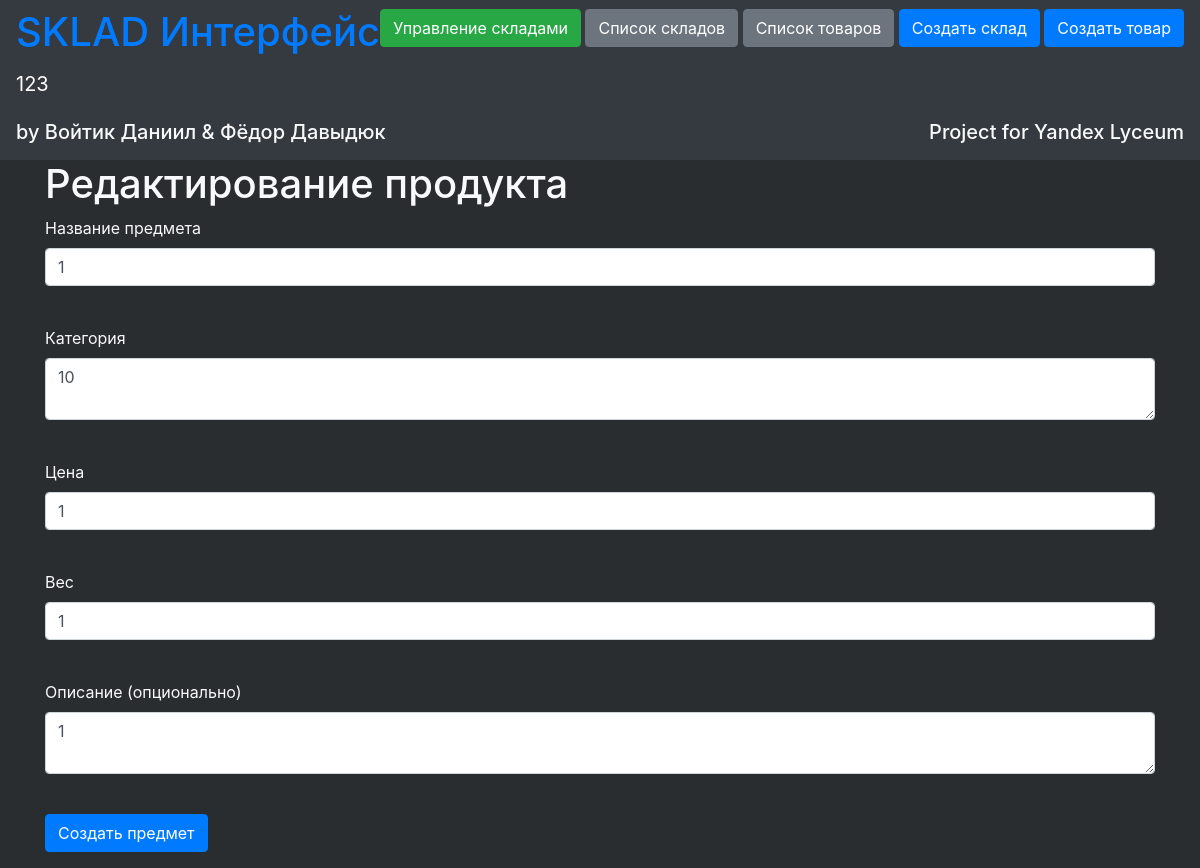
/edit_item/1 (signed in), run on the app's committed database.
### data/users.py (models this page shows, shortened)
class User(SqlAlchemyBase, UserMixin, SerializerMixin):
    __tablename__ = 'users'
    id = sqlalchemy.Column(sqlalchemy.Integer,
                           primary_key=True, autoincrement=True)
    surname = sqlalchemy.Column(sqlalchemy.String)
    name = sqlalchemy.Column(sqlalchemy.String)
    age = sqlalchemy.Column(sqlalchemy.Integer)
    position = sqlalchemy.Column(sqlalchemy.String)
    speciality = sqlalchemy.Column(sqlalchemy.String)
    address = sqlalchemy.Column(sqlalchemy.String)
    email = sqlalchemy.Column(sqlalchemy.String, unique=True)
    hashed_password = sqlalchemy.Column(sqlalchemy.String)
    created_date = sqlalchemy.Column(sqlalchemy.DateTime, default=datetime.datetime.now)
    jobs = orm.relationship("Jobs", back_populates='user')

### data/item_model.py (models this page shows, shortened)
class ItemModel(SqlAlchemyBase, UserMixin, SerializerMixin):
    __tablename__ = 'products'
    id = sqlalchemy.Column(sqlalchemy.Integer,
                           primary_key=True, autoincrement=True)
    name = sqlalchemy.Column(sqlalchemy.String, nullable=False)
    category = sqlalchemy.Column(sqlalchemy.String, nullable=False)
    price = sqlalchemy.Column(sqlalchemy.Integer, nullable=False)
    weight = sqlalchemy.Column(sqlalchemy.Integer, nullable=False)
    description = sqlalchemy.Column(sqlalchemy.String, nullable=True)

### server.py (the view, shortened to what this page needs)
@app.route('/edit_item/<int:id>', methods=['GET', 'POST'])
@login_required
def edit_item(id):
    form = ItemForm()
    if request.method == "GET":
        db_sess = db_session.create_session()
        item = db_sess.query(ItemModel).filter(ItemModel.id == id).first()
        if item:
            form.item_name.data = item.name
            form.category.data = item.category
            form.price.data = item.price
            form.weight.data = item.weight
            form.desc.data = item.description
        else:
            abort(404)
    return render_template('new_item.html',
                           title='Редактирование продукта',
                           form=form)

### forms/item.py
class ItemForm(FlaskForm):
    item_name = StringField('Название предмета', validators=[DataRequired()])
    category = TextAreaField("Категория")
    price = IntegerField("Цена")
    weight = IntegerField("Вес")
    desc = TextAreaField("Описание (опционально)")
    submit = SubmitField('Создать предмет')

### data/db_session.py (called while the page is built)
def create_session() -> Session:
    global __factory
    return __factory()

### server.py (called while the page is built)
@login_manager.user_loader
def load_user(user_id):
    db_sess = db_session.create_session()
    return db_sess.query(User).get(user_id)

### templates/new_item.html (shortened to what this page needs)
{% extends "base.html" %}
{% block content %}
<div class="text-light">
    <h1>{{ title }}</h1>
    <form action="" method="post">
        <p>
            {{ form.item_name.label }}<br>
            {{ form.item_name(class="form-control") }}<br>
        </p>
        <p>
            {{ form.category.label }}<br>
            {{ form.category(class="form-control") }}<br>
        </p>
        <p>
            {{ form.price.label }}<br>
            {{ form.price(class="form-control") }}<br>
        </p>
        <p>
            {{ form.weight.label }}<br>
            {{ form.weight(class="form-control") }}<br>
        </p>
         <p>
            {{ form.desc.label }}<br>
            {{ form.desc(class="form-control") }}<br>
        </p>
        <p>{{ form.submit(type="submit", class="btn btn-primary") }}</p>
    </form>
</div>
{% endblock %}

### templates/base.html (shortened to what this page needs)
<!doctype html>
<html lang="en">
<head>
    <link rel="stylesheet"
          href="https://stackpath.bootstrapcdn.com/bootstrap/4.4.1/css/bootstrap.min.css"
>
</head>
<body style="background-color:#292D2F;">
    <header>
        <nav class="navbar navbar-dark bg-dark text-light" data-bs-theme="dark">
           <a class="" href="/"><h1>SKLAD Интерфейс</h1></a>
            {% if current_user.is_authenticated %}
                <p>
                    <a class="btn btn-success" href="/control">Управление складами</a>
                    <a class="btn btn-secondary" href="/wares_list">Список складов</a>
                    <a class="btn btn-secondary" href="/items_list">Список товаров</a>
                    <a class="btn btn-primary " href="/new_warehouse">Создать склад</a>
                    <a class="btn btn-primary" href="/new_item">Создать товар</a>
                </p>
                <a class="navbar-brand" href="/logout">{{ current_user.name }}</a>
            {% endif %}
        </nav>
        <div class="navbar navbar-dark bg-dark text-light">
            <h5>by Войтик Даниил & Фёдор Давыдюк</h5>
            <h5>Project for Yandex Lyceum</h5>
        </div>
    </header>
<main role="main" class="container">
    {% block content %}{% endblock %}
</main>
</body>
</html>

### data on the page
User: name "123"
ItemModel: category "10", price "1", weight "1"

### other printed values
{{ title }} "Редактирование продукта"
